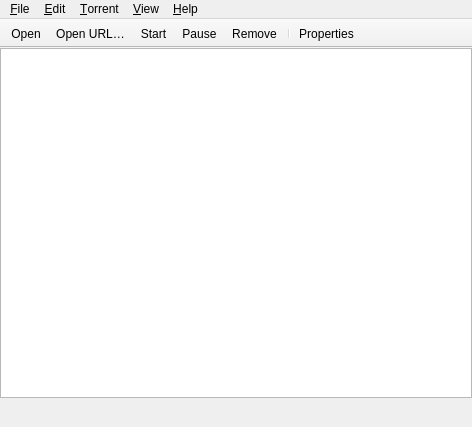
<?xml version="1.0" encoding="UTF-8"?>
<ui version="4.0">
 <class>MainWindow</class>
 <widget class="QMainWindow" name="MainWindow">
  <property name="geometry">
   <rect>
    <x>0</x>
    <y>0</y>
    <width>472</width>
    <height>427</height>
   </rect>
  </property>
  <property name="windowTitle">
   <string>uTransmission</string>
  </property>
  <property name="unifiedTitleAndToolBarOnMac">
   <bool>true</bool>
  </property>
  <widget class="QWidget" name="centralwidget">
   <layout class="QVBoxLayout" name="verticalLayout">
    <property name="spacing">
     <number>0</number>
    </property>
    <property name="margin">
     <number>0</number>
    </property>
    <item>
     <widget class="TorrentView" name="listView">
      <property name="sizePolicy">
       <sizepolicy hsizetype="Preferred" vsizetype="Expanding">
        <horstretch>0</horstretch>
        <verstretch>0</verstretch>
       </sizepolicy>
      </property>
      <property name="horizontalScrollBarPolicy">
       <enum>Qt::ScrollBarAlwaysOff</enum>
      </property>
      <property name="alternatingRowColors">
       <bool>true</bool>
      </property>
      <property name="selectionMode">
       <enum>QAbstractItemView::ExtendedSelection</enum>
      </property>
      <property name="verticalScrollMode">
       <enum>QAbstractItemView::ScrollPerPixel</enum>
      </property>
      <property name="uniformItemSizes">
       <bool>false</bool>
      </property>
     </widget>
    </item>
    <item>
     <widget class="QWidget" name="statusBar" native="true">
      <property name="styleSheet">
       <string notr="true">QLabel { margin: 3px 0; }</string>
      </property>
      <layout class="QHBoxLayout" name="statusBarLayout">
       <property name="spacing">
        <number>3</number>
       </property>
       <property name="margin">
        <number>3</number>
       </property>
       <item>
        <widget class="IconToolButton" name="optionsButton">
         <property name="toolTip">
          <string>Options</string>
         </property>
         <property name="icon">
          <iconset resource="application.qrc">
           <normaloff>:/icons/hamburger-menu.svg</normaloff>:/icons/hamburger-menu.svg</iconset>
         </property>
         <property name="iconSize">
          <size>
           <width>16</width>
           <height>16</height>
          </size>
         </property>
         <property name="popupMode">
          <enum>QToolButton::InstantPopup</enum>
         </property>
         <property name="toolButtonStyle">
          <enum>Qt::ToolButtonIconOnly</enum>
         </property>
         <property name="autoRaise">
          <bool>true</bool>
         </property>
        </widget>
       </item>
       <item>
        <widget class="IconToolButton" name="altSpeedButton">
         <property name="icon">
          <iconset resource="application.qrc">
           <normaloff>:/icons/alt-limit-off.svg</normaloff>
           <normalon>:/icons/alt-limit-on.svg</normalon>:/icons/alt-limit-off.svg</iconset>
         </property>
         <property name="iconSize">
          <size>
           <width>16</width>
           <height>16</height>
          </size>
         </property>
         <property name="checkable">
          <bool>true</bool>
         </property>
         <property name="toolButtonStyle">
          <enum>Qt::ToolButtonIconOnly</enum>
         </property>
         <property name="autoRaise">
          <bool>true</bool>
         </property>
        </widget>
       </item>
       <item>
        <widget class="QLabel" name="networkLabel"/>
       </item>
       <item>
        <spacer name="horizontalSpacer">
         <property name="orientation">
          <enum>Qt::Horizontal</enum>
         </property>
         <property name="sizeHint" stdset="0">
          <size>
           <width>1</width>
           <height>1</height>
          </size>
         </property>
        </spacer>
       </item>
       <item>
        <widget class="QLabel" name="downloadSpeedLabel">
         <property name="alignment">
          <set>Qt::AlignRight|Qt::AlignTrailing|Qt::AlignVCenter</set>
         </property>
        </widget>
       </item>
       <item>
        <widget class="QLabel" name="uploadSpeedLabel">
         <property name="alignment">
          <set>Qt::AlignRight|Qt::AlignTrailing|Qt::AlignVCenter</set>
         </property>
        </widget>
       </item>
       <item>
        <widget class="QLabel" name="statsLabel"/>
       </item>
       <item>
        <widget class="IconToolButton" name="statsModeButton">
         <property name="toolTip">
          <string>Statistics</string>
         </property>
         <property name="icon">
          <iconset resource="application.qrc">
           <normaloff>:/icons/ratio.svg</normaloff>:/icons/ratio.svg</iconset>
         </property>
         <property name="iconSize">
          <size>
           <width>16</width>
           <height>16</height>
          </size>
         </property>
         <property name="popupMode">
          <enum>QToolButton::InstantPopup</enum>
         </property>
         <property name="toolButtonStyle">
          <enum>Qt::ToolButtonIconOnly</enum>
         </property>
         <property name="autoRaise">
          <bool>true</bool>
         </property>
        </widget>
       </item>
      </layout>
     </widget>
    </item>
   </layout>
  </widget>
  <widget class="QMenuBar" name="menubar">
   <property name="geometry">
    <rect>
     <x>0</x>
     <y>0</y>
     <width>472</width>
     <height>24</height>
    </rect>
   </property>
   <property name="sizePolicy">
    <sizepolicy hsizetype="MinimumExpanding" vsizetype="Fixed">
     <horstretch>0</horstretch>
     <verstretch>0</verstretch>
    </sizepolicy>
   </property>
   <widget class="QMenu" name="menuTorrent">
    <property name="title">
     <string>&amp;Torrent</string>
    </property>
    <widget class="QMenu" name="menuQueue">
     <property name="title">
      <string>Queue</string>
     </property>
     <addaction name="action_QueueMoveTop"/>
     <addaction name="action_QueueMoveUp"/>
     <addaction name="action_QueueMoveDown"/>
     <addaction name="action_QueueMoveBottom"/>
    </widget>
    <addaction name="separator"/>
    <addaction name="action_Properties"/>
    <addaction name="action_OpenFolder"/>
    <addaction name="separator"/>
    <addaction name="action_Start"/>
    <addaction name="action_StartNow"/>
    <addaction name="menuQueue"/>
    <addaction name="action_Announce"/>
    <addaction name="action_Pause"/>
    <addaction name="separator"/>
    <addaction name="action_SetLocation"/>
    <addaction name="action_Verify"/>
    <addaction name="action_CopyMagnetToClipboard"/>
    <addaction name="separator"/>
    <addaction name="action_Remove"/>
    <addaction name="action_Delete"/>
   </widget>
   <widget class="QMenu" name="menuEdit">
    <property name="title">
     <string>&amp;Edit</string>
    </property>
    <addaction name="action_SelectAll"/>
    <addaction name="action_DeselectAll"/>
    <addaction name="separator"/>
    <addaction name="action_SessionDialog"/>
    <addaction name="separator"/>
    <addaction name="action_Preferences"/>
   </widget>
   <widget class="QMenu" name="menu_Help">
    <property name="title">
     <string>&amp;Help</string>
    </property>
    <addaction name="action_Statistics"/>
    <addaction name="separator"/>
    <addaction name="action_Donate"/>
    <addaction name="separator"/>
    <addaction name="action_Contents"/>
    <addaction name="action_About"/>
   </widget>
   <widget class="QMenu" name="menu_View">
    <property name="title">
     <string>&amp;View</string>
    </property>
    <addaction name="action_CompactView"/>
    <addaction name="separator"/>
    <addaction name="action_Toolbar"/>
    <addaction name="action_Filterbar"/>
    <addaction name="action_Statusbar"/>
    <addaction name="separator"/>
    <addaction name="action_SortByActivity"/>
    <addaction name="action_SortByAge"/>
    <addaction name="action_SortByName"/>
    <addaction name="action_SortByProgress"/>
    <addaction name="action_SortByQueue"/>
    <addaction name="action_SortByRatio"/>
    <addaction name="action_SortBySize"/>
    <addaction name="action_SortByState"/>
    <addaction name="action_SortByETA"/>
    <addaction name="separator"/>
    <addaction name="action_ReverseSortOrder"/>
   </widget>
   <widget class="QMenu" name="menu_File">
    <property name="title">
     <string>&amp;File</string>
    </property>
    <addaction name="action_OpenFile"/>
    <addaction name="action_AddURL"/>
    <addaction name="action_New"/>
    <addaction name="separator"/>
    <addaction name="action_StartAll"/>
    <addaction name="action_PauseAll"/>
    <addaction name="separator"/>
    <addaction name="action_Quit"/>
   </widget>
   <addaction name="menu_File"/>
   <addaction name="menuEdit"/>
   <addaction name="menuTorrent"/>
   <addaction name="menu_View"/>
   <addaction name="menu_Help"/>
  </widget>
  <widget class="QToolBar" name="toolBar">
   <property name="movable">
    <bool>false</bool>
   </property>
   <property name="allowedAreas">
    <set>Qt::TopToolBarArea</set>
   </property>
   <property name="iconSize">
    <size>
     <width>24</width>
     <height>24</height>
    </size>
   </property>
   <property name="toolButtonStyle">
    <enum>Qt::ToolButtonFollowStyle</enum>
   </property>
   <property name="floatable">
    <bool>false</bool>
   </property>
   <attribute name="toolBarArea">
    <enum>TopToolBarArea</enum>
   </attribute>
   <attribute name="toolBarBreak">
    <bool>false</bool>
   </attribute>
   <addaction name="action_OpenFile"/>
   <addaction name="action_AddURL"/>
   <addaction name="action_Start"/>
   <addaction name="action_Pause"/>
   <addaction name="action_Remove"/>
   <addaction name="separator"/>
   <addaction name="action_Properties"/>
  </widget>
  <action name="action_OpenFile">
   <property name="text">
    <string>&amp;Open…</string>
   </property>
   <property name="iconText">
    <string>Open</string>
   </property>
   <property name="toolTip">
    <string>Open a torrent</string>
   </property>
   <property name="shortcut">
    <string notr="true">Ctrl+O</string>
   </property>
  </action>
  <action name="action_New">
   <property name="text">
    <string>&amp;New…</string>
   </property>
   <property name="toolTip">
    <string>Create a new torrent</string>
   </property>
   <property name="shortcut">
    <string notr="true">Ctrl+N</string>
   </property>
  </action>
  <action name="action_Properties">
   <property name="text">
    <string>&amp;Properties</string>
   </property>
   <property name="toolTip">
    <string>Show torrent properties</string>
   </property>
   <property name="shortcut">
    <string notr="true">Alt+Enter</string>
   </property>
  </action>
  <action name="action_OpenFolder">
   <property name="text">
    <string>Open Fold&amp;er</string>
   </property>
   <property name="toolTip">
    <string>Open the torrent's folder</string>
   </property>
   <property name="shortcut">
    <string notr="true">Ctrl+E</string>
   </property>
  </action>
  <action name="action_Start">
   <property name="text">
    <string>&amp;Start</string>
   </property>
   <property name="toolTip">
    <string>Start torrent</string>
   </property>
   <property name="shortcut">
    <string notr="true">Ctrl+S</string>
   </property>
   <property name="priority">
    <enum>QAction::LowPriority</enum>
   </property>
  </action>
  <action name="action_Announce">
   <property name="text">
    <string>Ask Tracker for &amp;More Peers</string>
   </property>
   <property name="toolTip">
    <string>Ask tracker for more peers</string>
   </property>
  </action>
  <action name="action_Pause">
   <property name="text">
    <string>&amp;Pause</string>
   </property>
   <property name="toolTip">
    <string>Pause torrent</string>
   </property>
   <property name="shortcut">
    <string notr="true">Ctrl+P</string>
   </property>
   <property name="priority">
    <enum>QAction::LowPriority</enum>
   </property>
  </action>
  <action name="action_Verify">
   <property name="text">
    <string>&amp;Verify Local Data</string>
   </property>
   <property name="toolTip">
    <string>Verify local data</string>
   </property>
   <property name="shortcut">
    <string notr="true">Ctrl+V</string>
   </property>
  </action>
  <action name="action_Remove">
   <property name="text">
    <string>&amp;Remove</string>
   </property>
   <property name="toolTip">
    <string>Remove torrent</string>
   </property>
   <property name="shortcut">
    <string notr="true">Del</string>
   </property>
   <property name="priority">
    <enum>QAction::LowPriority</enum>
   </property>
  </action>
  <action name="action_Delete">
   <property name="text">
    <string>&amp;Delete Files and Remove</string>
   </property>
   <property name="toolTip">
    <string>Remove torrent and delete its files</string>
   </property>
   <property name="shortcut">
    <string notr="true">Shift+Del</string>
   </property>
  </action>
  <action name="action_StartAll">
   <property name="text">
    <string>&amp;Start All</string>
   </property>
  </action>
  <action name="action_PauseAll">
   <property name="text">
    <string>&amp;Pause All</string>
   </property>
  </action>
  <action name="action_Quit">
   <property name="text">
    <string>&amp;Quit</string>
   </property>
   <property name="shortcut">
    <string notr="true">Ctrl+Q</string>
   </property>
   <property name="menuRole">
    <enum>QAction::QuitRole</enum>
   </property>
  </action>
  <action name="action_SelectAll">
   <property name="text">
    <string>&amp;Select All</string>
   </property>
   <property name="shortcut">
    <string notr="true">Ctrl+A</string>
   </property>
  </action>
  <action name="action_DeselectAll">
   <property name="text">
    <string>&amp;Deselect All</string>
   </property>
   <property name="shortcut">
    <string notr="true">Ctrl+Shift+A</string>
   </property>
  </action>
  <action name="action_Preferences">
   <property name="text">
    <string>&amp;Preferences</string>
   </property>
   <property name="menuRole">
    <enum>QAction::PreferencesRole</enum>
   </property>
  </action>
  <action name="action_CompactView">
   <property name="checkable">
    <bool>true</bool>
   </property>
   <property name="text">
    <string>&amp;Compact View</string>
   </property>
   <property name="iconText">
    <string>Compact View</string>
   </property>
   <property name="toolTip">
    <string>Compact View</string>
   </property>
   <property name="shortcut">
    <string notr="true">Alt+C</string>
   </property>
  </action>
  <action name="action_Toolbar">
   <property name="checkable">
    <bool>true</bool>
   </property>
   <property name="text">
    <string>&amp;Toolbar</string>
   </property>
  </action>
  <action name="action_Filterbar">
   <property name="checkable">
    <bool>true</bool>
   </property>
   <property name="text">
    <string>&amp;Filterbar</string>
   </property>
  </action>
  <action name="action_Statusbar">
   <property name="checkable">
    <bool>true</bool>
   </property>
   <property name="text">
    <string>&amp;Statusbar</string>
   </property>
  </action>
  <action name="action_SortByActivity">
   <property name="checkable">
    <bool>true</bool>
   </property>
   <property name="text">
    <string>Sort by &amp;Activity</string>
   </property>
  </action>
  <action name="action_SortByAge">
   <property name="checkable">
    <bool>true</bool>
   </property>
   <property name="text">
    <string>Sort by A&amp;ge</string>
   </property>
  </action>
  <action name="action_SortByETA">
   <property name="checkable">
    <bool>true</bool>
   </property>
   <property name="text">
    <string>Sort by Time &amp;Left</string>
   </property>
  </action>
  <action name="action_SortByName">
   <property name="checkable">
    <bool>true</bool>
   </property>
   <property name="text">
    <string>Sort by &amp;Name</string>
   </property>
  </action>
  <action name="action_SortByProgress">
   <property name="checkable">
    <bool>true</bool>
   </property>
   <property name="text">
    <string>Sort by &amp;Progress</string>
   </property>
  </action>
  <action name="action_SortByRatio">
   <property name="checkable">
    <bool>true</bool>
   </property>
   <property name="text">
    <string>Sort by Rati&amp;o</string>
   </property>
  </action>
  <action name="action_SortBySize">
   <property name="checkable">
    <bool>true</bool>
   </property>
   <property name="text">
    <string>Sort by Si&amp;ze</string>
   </property>
  </action>
  <action name="action_SortByState">
   <property name="checkable">
    <bool>true</bool>
   </property>
   <property name="text">
    <string>Sort by Stat&amp;e</string>
   </property>
  </action>
  <action name="action_SortByTracker">
   <property name="checkable">
    <bool>true</bool>
   </property>
   <property name="text">
    <string>Sort by T&amp;racker</string>
   </property>
  </action>
  <action name="action_ShowMessageLog">
   <property name="checkable">
    <bool>false</bool>
   </property>
   <property name="text">
    <string>Message &amp;Log</string>
   </property>
  </action>
  <action name="action_Statistics">
   <property name="checkable">
    <bool>false</bool>
   </property>
   <property name="text">
    <string>&amp;Statistics</string>
   </property>
  </action>
  <action name="action_Contents">
   <property name="text">
    <string>&amp;Contents</string>
   </property>
   <property name="shortcut">
    <string notr="true">F1</string>
   </property>
  </action>
  <action name="action_About">
   <property name="text">
    <string>&amp;About</string>
   </property>
   <property name="menuRole">
    <enum>QAction::AboutRole</enum>
   </property>
  </action>
  <action name="action_ReverseSortOrder">
   <property name="checkable">
    <bool>true</bool>
   </property>
   <property name="text">
    <string>Re&amp;verse Sort Order</string>
   </property>
  </action>
  <action name="action_FilterByName">
   <property name="checkable">
    <bool>true</bool>
   </property>
   <property name="text">
    <string>&amp;Name</string>
   </property>
  </action>
  <action name="action_FilterByFiles">
   <property name="checkable">
    <bool>true</bool>
   </property>
   <property name="text">
    <string>&amp;Files</string>
   </property>
  </action>
  <action name="action_FilterByTracker">
   <property name="checkable">
    <bool>true</bool>
   </property>
   <property name="text">
    <string>&amp;Tracker</string>
   </property>
  </action>
  <action name="action_TotalRatio">
   <property name="checkable">
    <bool>true</bool>
   </property>
   <property name="text">
    <string>Total Ratio</string>
   </property>
  </action>
  <action name="action_SessionRatio">
   <property name="checkable">
    <bool>true</bool>
   </property>
   <property name="text">
    <string>Session Ratio</string>
   </property>
  </action>
  <action name="action_TotalTransfer">
   <property name="checkable">
    <bool>true</bool>
   </property>
   <property name="text">
    <string>Total Transfer</string>
   </property>
  </action>
  <action name="action_SessionTransfer">
   <property name="checkable">
    <bool>true</bool>
   </property>
   <property name="text">
    <string>Session Transfer</string>
   </property>
  </action>
  <action name="action_ShowMainWindow">
   <property name="checkable">
    <bool>true</bool>
   </property>
   <property name="text">
    <string>&amp;Main Window</string>
   </property>
  </action>
  <action name="action_TrayIcon">
   <property name="checkable">
    <bool>true</bool>
   </property>
   <property name="text">
    <string>Tray &amp;Icon</string>
   </property>
  </action>
  <action name="action_SessionDialog">
   <property name="text">
    <string>&amp;Change Session…</string>
   </property>
   <property name="toolTip">
    <string extracomment="Start a local session or connect to a running session">Choose Session</string>
   </property>
  </action>
  <action name="action_SetLocation">
   <property name="text">
    <string>Set &amp;Location…</string>
   </property>
  </action>
  <action name="action_CopyMagnetToClipboard">
   <property name="text">
    <string>&amp;Copy Magnet Link to Clipboard</string>
   </property>
  </action>
  <action name="action_AddURL">
   <property name="text">
    <string>Open &amp;URL…</string>
   </property>
   <property name="shortcut">
    <string notr="true">Ctrl+U</string>
   </property>
  </action>
  <action name="action_Donate">
   <property name="text">
    <string>&amp;Donate</string>
   </property>
  </action>
  <action name="action_StartNow">
   <property name="text">
    <string>Start &amp;Now</string>
   </property>
   <property name="toolTip">
    <string>Bypass the queue and start now</string>
   </property>
   <property name="shortcut">
    <string notr="true">Ctrl+Shift+S</string>
   </property>
   <property name="priority">
    <enum>QAction::LowPriority</enum>
   </property>
  </action>
  <action name="action_QueueMoveTop">
   <property name="text">
    <string>Move to &amp;Top</string>
   </property>
  </action>
  <action name="action_QueueMoveUp">
   <property name="text">
    <string>Move &amp;Up</string>
   </property>
   <property name="shortcut">
    <string notr="true">Ctrl+Up</string>
   </property>
  </action>
  <action name="action_QueueMoveDown">
   <property name="text">
    <string>Move &amp;Down</string>
   </property>
   <property name="shortcut">
    <string notr="true">Ctrl+Down</string>
   </property>
  </action>
  <action name="action_QueueMoveBottom">
   <property name="text">
    <string>Move to &amp;Bottom</string>
   </property>
  </action>
  <action name="action_SortByQueue">
   <property name="checkable">
    <bool>true</bool>
   </property>
   <property name="text">
    <string>Sort by &amp;Queue</string>
   </property>
  </action>
 </widget>
 <customwidgets>
  <customwidget>
   <class>IconToolButton</class>
   <extends>QToolButton</extends>
   <header>IconToolButton.h</header>
  </customwidget>
  <customwidget>
   <class>TorrentView</class>
   <extends>QListView</extends>
   <header>TorrentView.h</header>
  </customwidget>
 </customwidgets>
 <resources>
  <include location="application.qrc"/>
 </resources>
 <connections/>
</ui>
